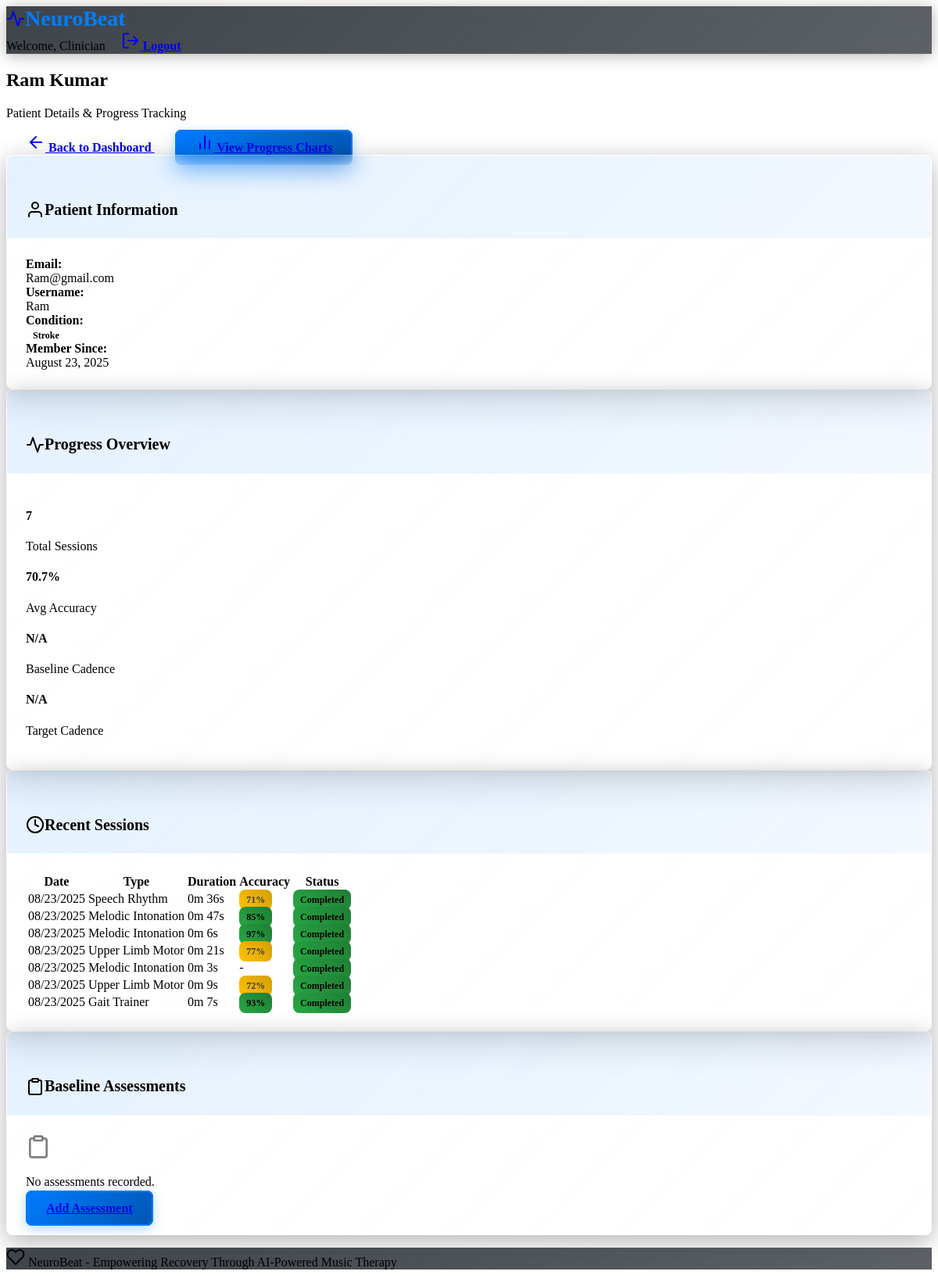
Page /patient/5/details (signed in) on the committed database.
### models.py (models this page shows, shortened)
class User(db.Model):
    __tablename__ = 'users'
    id = db.Column(db.Integer, primary_key=True)
    username = db.Column(db.String(80), unique=True, nullable=False)
    email = db.Column(db.String(120), unique=True, nullable=False)
    password_hash = db.Column(db.String(256), nullable=False)
    user_type = db.Column(db.String(20), nullable=False)  # 'patient' or 'clinician'
    first_name = db.Column(db.String(50), nullable=False)
    last_name = db.Column(db.String(50), nullable=False)
    created_at = db.Column(db.DateTime, default=datetime.utcnow)
    patient_profile = db.relationship('PatientProfile', foreign_keys='PatientProfile.user_id', backref='user', uselist=False)
    clinician_profile = db.relationship('ClinicianProfile', backref='user', uselist=False)

class PatientProfile(db.Model):
    __tablename__ = 'patient_profiles'
    id = db.Column(db.Integer, primary_key=True)
    user_id = db.Column(db.Integer, db.ForeignKey('users.id'), nullable=False)
    condition = db.Column(db.String(50), nullable=False)  # 'parkinsons' or 'stroke'
    baseline_cadence = db.Column(db.Float)  # steps per minute
    baseline_tapping_speed = db.Column(db.Float)  # taps per minute
    baseline_speech_rate = db.Column(db.Float)  # syllables per minute
    target_cadence = db.Column(db.Float)
    target_speech_rate = db.Column(db.Float)
    assigned_clinician_id = db.Column(db.Integer, db.ForeignKey('users.id'))
    stroke_affected_side = db.Column(db.String(20))  # 'left', 'right', 'bilateral'
    stroke_severity = db.Column(db.String(20))  # 'mild', 'moderate', 'severe'
    aphasia_type = db.Column(db.String(30))  # 'broca', 'wernicke', 'global', 'none'
    dysarthria_severity = db.Column(db.String(20))  # 'mild', 'moderate', 'severe', 'none'
    motor_impairment_level = db.Column(db.String(20))  # 'mild', 'moderate', 'severe'
    cognitive_status = db.Column(db.String(20))  # 'normal', 'mild_impairment', 'moderate_impairment'
    emotional_status = db.Column(db.String(30))  # 'stable', 'mild_depression', 'anxiety', 'mixed'
    preferred_music_genre = db.Column(db.String(50))
    preferred_beat_sound = db.Column(db.String(20), default='metronome')  # metronome, drum, soft_bell, wooden_block, piano  # Patient's preferred music style
    created_at = db.Column(db.DateTime, default=datetime.utcnow)
    updated_at = db.Column(db.DateTime, default=datetime.utcnow, onupdate=datetime.utcnow)
    sessions = db.relationship('TherapySession', backref='patient', lazy=True)

class TherapySession(db.Model):
    __tablename__ = 'therapy_sessions'
    id = db.Column(db.Integer, primary_key=True)
    patient_id = db.Column(db.Integer, db.ForeignKey('patient_profiles.id'), nullable=False)
    session_type = db.Column(db.String(50), nullable=False)  # 'gait_trainer', 'speech_rhythm', 'upper_limb_motor', 'melodic_intonation', 'cognitive_rhythm'
    start_time = db.Column(db.DateTime, default=datetime.utcnow)
    end_time = db.Column(db.DateTime)
    initial_bpm = db.Column(db.Float, nullable=False)
    final_bpm = db.Column(db.Float)
    target_bpm = db.Column(db.Float, nullable=False)
    duration_seconds = db.Column(db.Integer)
    accuracy_score = db.Column(db.Float)  # 0-100 percentage
    completed = db.Column(db.Boolean, default=False)
    notes = db.Column(db.Text)
    affected_limb = db.Column(db.String(20))  # For motor sessions
    speech_clarity_score = db.Column(db.Float)  # For speech sessions
    cognitive_load_level = db.Column(db.Integer)  # 1-5 scale for cognitive sessions
    emotional_response = db.Column(db.String(20))  # 'positive', 'neutral', 'negative'
    generated_beat_url = db.Column(db.String(500))  # URL to generated beat audio
    metrics_data = db.Column(db.Text)  # JSON string

### routes.py (the view)
@app.route('/patient/<int:patient_id>/details')
def patient_details(patient_id):
    if 'user_id' not in session or session.get('user_type') != 'clinician':
        flash('Please log in as a clinician to access this page.', 'error')
        return redirect(url_for('index'))
    user = User.query.get(session['user_id'])
    patient_profile = PatientProfile.query.get_or_404(patient_id)
    if patient_profile.assigned_clinician_id != user.id:
        flash('Unauthorized access to patient details.', 'error')
        return redirect(url_for('clinician_dashboard'))
    recent_sessions = TherapySession.query.filter_by(
        patient_id=patient_id
    ).order_by(TherapySession.start_time.desc()).limit(10).all()
    assessments = BaselineAssessment.query.filter_by(
        patient_id=patient_id
    ).order_by(BaselineAssessment.created_at.desc()).all()
    total_sessions = TherapySession.query.filter_by(
        patient_id=patient_id,
        completed=True
    ).count()
    avg_accuracy = db.session.query(db.func.avg(TherapySession.accuracy_score)).filter_by(
        patient_id=patient_id,
        completed=True
    ).scalar() or 0
    return render_template('patient_details.html',
                         patient_profile=patient_profile,
                         recent_sessions=recent_sessions,
                         assessments=assessments,
                         total_sessions=total_sessions,
                         avg_accuracy=round(avg_accuracy, 1),
                         user=user)

### templates/patient_details.html (shortened to what this page needs)
{% extends "base.html" %}
{% block content %}
<div class="row">
    <div class="col-12 mb-4">
        <div class="d-flex justify-content-between align-items-center">
            <div>
                <h2>{{ patient_profile.user.first_name }} {{ patient_profile.user.last_name }}</h2>
                <p class="text-muted">Patient Details & Progress Tracking</p>
            </div>
            <div>
                <a href="{{ url_for('clinician_dashboard') }}" class="btn btn-secondary me-2">
                    <i data-feather="arrow-left" class="me-2"></i>
                    Back to Dashboard
                </a>
                <a href="{{ url_for('progress_view', patient_id=patient_profile.id) }}" class="btn btn-primary">
                    <i data-feather="bar-chart-2" class="me-2"></i>
                    View Progress Charts
                </a>
            </div>
        </div>
    </div>
    <div class="col-md-4 mb-4">
        <div class="card">
            <div class="card-header">
                <h5 class="card-title mb-0">
                    <i data-feather="user" class="me-2"></i>
                    Patient Information
                </h5>
            </div>
            <div class="card-body">
                <div class="mb-3">
                    <strong>Email:</strong>
                    <br>{{ patient_profile.user.email }}
                </div>
                <div class="mb-3">
                    <strong>Username:</strong>
                    <br>{{ patient_profile.user.username }}
                </div>
                <div class="mb-3">
                    <strong>Condition:</strong>
                    <br><span class="badge bg-info">{{ patient_profile.condition.replace('_', ' ').title() }}</span>
                </div>
                <div class="mb-3">
                    <strong>Member Since:</strong>
                    <br>{{ patient_profile.user.created_at.strftime('%B %d, %Y') }}
                </div>
            </div>
        </div>
    </div>
    <div class="col-md-8 mb-4">
        <div class="card">
            <div class="card-header">
                <h5 class="card-title mb-0">
                    <i data-feather="activity" class="me-2"></i>
                    Progress Overview
                </h5>
            </div>
            <div class="card-body">
                <div class="row g-4">
                    <div class="col-md-3">
                        <div class="text-center">
                            <h4 class="text-primary">{{ total_sessions }}</h4>
                            <p class="text-muted mb-0">Total Sessions</p>
                        </div>
                    </div>
                    <div class="col-md-3">
                        <div class="text-center">
                            <h4 class="text-success">{{ avg_accuracy }}%</h4>
                            <p class="text-muted mb-0">Avg Accuracy</p>
                        </div>
                    </div>
                    <div class="col-md-3">
                        <div class="text-center">
                            <h4 class="text-info">{{ patient_profile.baseline_cadence|round|int if patient_profile.baseline_cadence else 'N/A' }}</h4>
                            <p class="text-muted mb-0">Baseline Cadence</p>
                        </div>
                    </div>
                    <div class="col-md-3">
                        <div class="text-center">
                            <h4 class="text-warning">{{ patient_profile.target_cadence|round|int if patient_profile.target_cadence else 'N/A' }}</h4>
                            <p class="text-muted mb-0">Target Cadence</p>
                        </div>
                    </div>
                </div>
            </div>
        </div>
    </div>
    <div class="col-md-8 mb-4">
        <div class="card">
            <div class="card-header">
                <h5 class="card-title mb-0">
                    <i data-feather="clock" class="me-2"></i>
                    Recent Sessions
                </h5>
            </div>
            <div class="card-body">
                {% if recent_sessions %}
                    <div class="table-responsive">
                        <table class="table table-sm">
                            <thead>
                                <tr>
                                    <th>Date</th>
                                    <th>Type</th>
                                    <th>Duration</th>
                                    <th>Accuracy</th>
                                    <th>Status</th>
                                </tr>
                            </thead>
                            <tbody>
                                {% for session in recent_sessions %}
                                <tr>
                                    <td>{{ session.start_time.strftime('%m/%d/%Y') }}</td>
                                    <td>{{ session.session_type.replace('_', ' ').title() }}</td>
                                    <td>
                                        {% if session.duration_seconds %}
                                            {{ (session.duration_seconds // 60) }}m {{ (session.duration_seconds % 60) }}s
                                        {% else %}
                                            -
                                        {% endif %}
                                    </td>
                                    <td>
                                        {% if session.accuracy_score %}
                                            <span class="badge {% if session.accuracy_score >= 80 %}bg-success{% elif session.accuracy_score >= 60 %}bg-warning{% else %}bg-danger{% endif %}">
                                                {{ session.accuracy_score|round|int }}%
                                            </span>
                                        {% else %}
                                            -
                                        {% endif %}
                                    </td>
                                    <td>
                                        {% if session.completed %}
                                            <span class="badge bg-success">Completed</span>
                                        {% else %}
                                            <span class="badge bg-warning">In Progress</span>
                                        {% endif %}
                                    </td>
                                </tr>
                                {% endfor %}
                            </tbody>
                        </table>
                    </div>
                {% else %}
                    <div class="text-center py-3">
                        <i data-feather="activity" class="mb-2" style="width: 32px; height: 32px; opacity: 0.5;"></i>
                        <p class="text-muted">No sessions recorded yet.</p>
                    </div>
                {% endif %}
            </div>
        </div>
    </div>
    <div class="col-md-4 mb-4">
        <div class="card">
            <div class="card-header">
                <h5 class="card-title mb-0">
                    <i data-feather="clipboard" class="me-2"></i>
                    Baseline Assessments
                </h5>
            </div>
            <div class="card-body">
                {% if assessments %}
                    {% for assessment in assessments %}
                    <div class="border-bottom py-2">
                        <div class="d-flex justify-content-between align-items-start">
                            <div>
                                <span class="badge bg-primary">{{ assessment.assessment_type.title() }}</span>
                                <strong class="ms-2">{{ assessment.measured_value|round(1) }}
                                    {% if assessment.assessment_type == 'gait' %}steps/min
                                    {% elif assessment.assessment_type == 'tapping' %}taps/min
                                    {% elif assessment.assessment_type == 'speech' %}syllables/min
                                    {% elif assessment.assessment_type == 'balance' %}/56 (Berg Scale)
                                    {% elif assessment.assessment_type == 'coordination' %}sec per rep
                                    {% elif assessment.assessment_type == 'cognitive' %}/30 (MoCA)
                                    {% endif %}
                                </strong>
                            </div>
                            <small class="text-muted">{{ assessment.created_at.strftime('%m/%d/%Y') }}</small>
                        </div>
                        {% if assessment.notes %}
                        <div class="mt-2">
                            <small class="text-muted">{{ assessment.notes }}</small>
                        </div>
                        {% endif %}
                    </div>
                    {% endfor %}
                {% else %}
                    <div class="text-center py-3">
                        <i data-feather="clipboard" class="mb-2" style="width: 32px; height: 32px; opacity: 0.5;"></i>
                        <p class="text-muted">No assessments recorded.</p>
                        <a href="{{ url_for('baseline_assessment') }}?patient_id={{ patient_profile.id }}" class="btn btn-sm btn-primary">
                            Add Assessment
                        </a>
                    </div>
                {% endif %}
            </div>
        </div>
    </div>
</div>
{% endblock %}

### templates/base.html (shortened to what this page needs)
<!DOCTYPE html>
<html lang="en" data-bs-theme="dark">
<head>
    <link href="https://cdn.replit.com/agent/bootstrap-agent-dark-theme.min.css" rel="stylesheet">
    <link href="{{ url_for('static', filename='css/custom.css') }}" rel="stylesheet">
</head>
<body>
    <nav class="navbar navbar-expand-lg navbar-dark bg-dark">
        <div class="container">
            <a class="navbar-brand" href="{{ url_for('index') }}">
                <i data-feather="activity" class="me-2"></i>
                NeuroBeat
            </a>
            {% if 'user_id' in session %}
                <div class="navbar-nav ms-auto">
                    <span class="navbar-text me-3">
                        Welcome, {{ session.get('user_type', '').title() }}
                    </span>
                    <a class="nav-link" href="{{ url_for('logout') }}">
                        <i data-feather="log-out" class="me-1"></i>
                        Logout
                    </a>
                </div>
            {% endif %}
        </div>
    </nav>
    <main class="container my-4">
        {% block content %}{% endblock %}
    </main>
    <footer class="bg-dark text-center py-3 mt-5">
        <div class="container">
            <p class="mb-0 text-muted">
                <i data-feather="heart" class="me-1"></i>
                NeuroBeat - Empowering Recovery Through AI-Powered Music Therapy
            </p>
        </div>
    </footer>
</body>
</html>

### rows in the picture
User: get "Clinician"
User: user.first_name "Ram", user.last_name "Kumar", user.email "Ram@gmail.com", user.username "Ram", user.created_at "August 23, 2025"
PatientProfile: condition.replace "Stroke", baseline_cadence "N/A", target_cadence "N/A"
TherapySession: start_time "08/23/2025", session_type.replace "Speech Rhythm", duration_seconds "0", (session.duration_seconds%60) "36", accuracy_score "71", completed "Completed"
TherapySession: start_time "08/23/2025", session_type.replace "Melodic Intonation", duration_seconds "0", (session.duration_seconds%60) "47", accuracy_score "85", completed "Completed"
TherapySession: start_time "08/23/2025", session_type.replace "Melodic Intonation", duration_seconds "0", (session.duration_seconds%60) "6", accuracy_score "97", completed "Completed"
TherapySession: start_time "08/23/2025", session_type.replace "Upper Limb Motor", duration_seconds "0", (session.duration_seconds%60) "21", accuracy_score "77", completed "Completed"
TherapySession: start_time "08/23/2025", session_type.replace "Melodic Intonation", duration_seconds "0", (session.duration_seconds%60) "3", completed "Completed"
TherapySession: start_time "08/23/2025", session_type.replace "Upper Limb Motor", duration_seconds "0", (session.duration_seconds%60) "9", accuracy_score "72", completed "Completed"
TherapySession: start_time "08/23/2025", session_type.replace "Gait Trainer", duration_seconds "0", (session.duration_seconds%60) "7", accuracy_score "93", completed "Completed"

### other values in the picture
{{ total_sessions }} "7"
{{ avg_accuracy }} "70.7"
